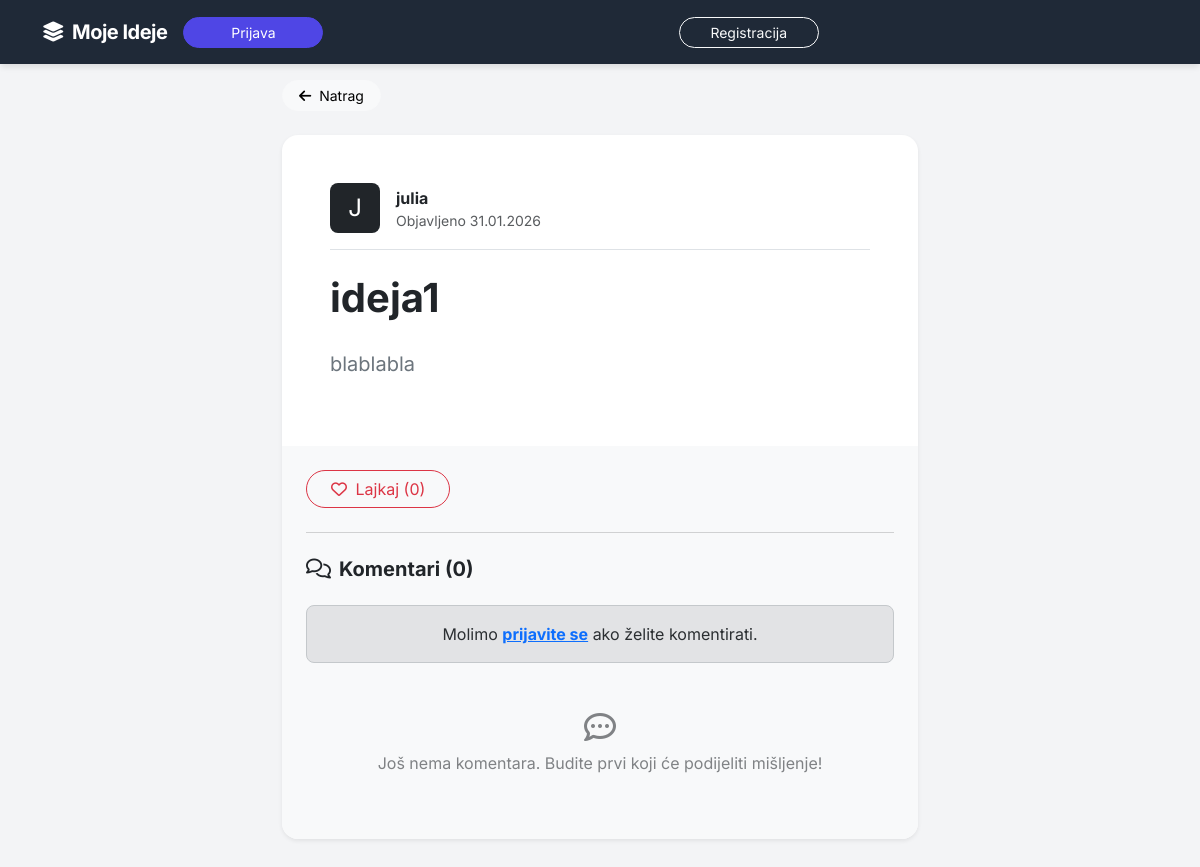
/post/1/, run on an earlier commit of the app's database.
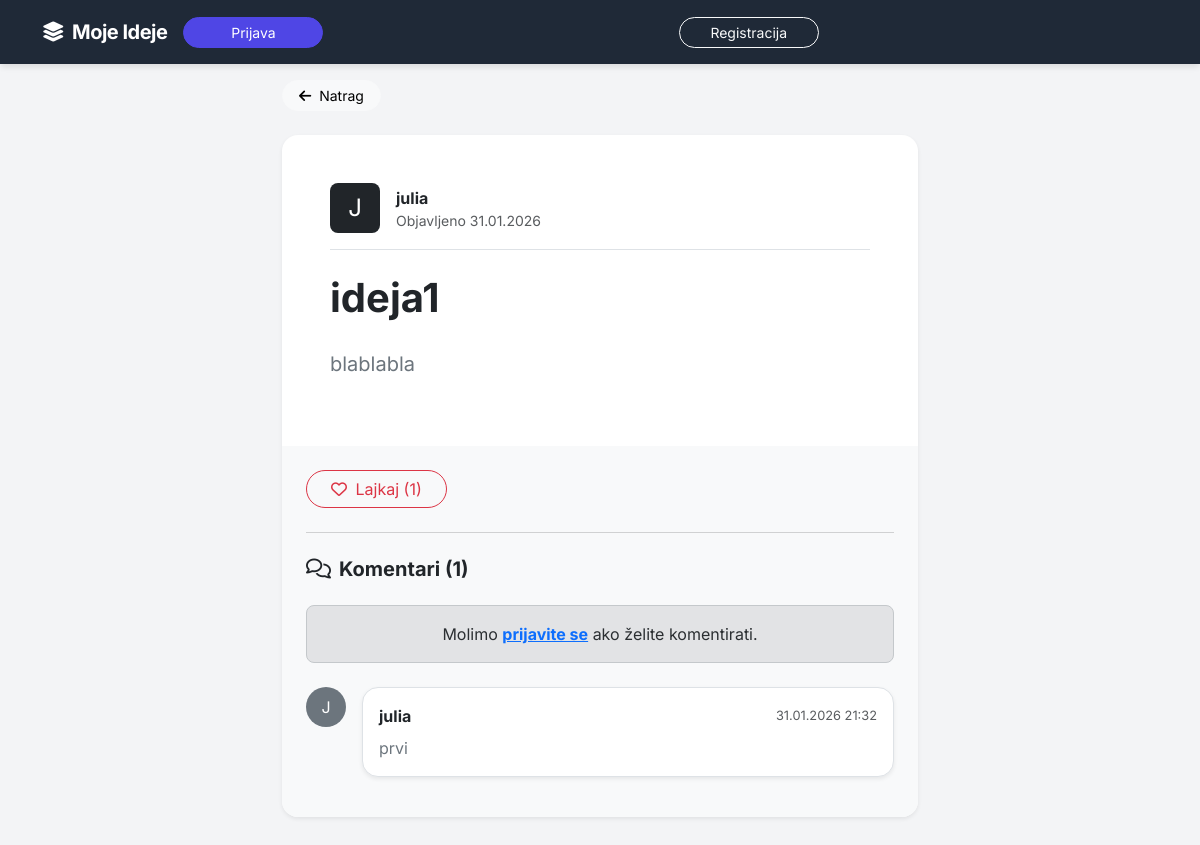
And on a later commit of the database.
### moj_app/models.py (models this page shows, shortened)
class Post(models.Model):
    title = models.CharField(max_length=200, verbose_name="Naslov")
    content = models.TextField(verbose_name="Sadržaj")
    author = models.ForeignKey(User, on_delete=models.CASCADE, related_name='posts')
    created_at = models.DateTimeField(auto_now_add=True)
    updated_at = models.DateTimeField(auto_now=True)
    def total_likes(self):
        return self.likes.count()

class Comment(models.Model):
    post = models.ForeignKey(Post, on_delete=models.CASCADE, related_name='comments')
    author = models.ForeignKey(User, on_delete=models.SET_NULL, null=True, blank=True)
    content = models.TextField(verbose_name="Komentar")
    created_at = models.DateTimeField(auto_now_add=True)
    class Meta:
        ordering = ['-created_at'] # Najnoviji komentari prvi
    @property
    def display_author(self):
        if self.author:
            return self.author.username
        return "Obrisani korisnik"

### moj_app/views.py (the view)
# urls.py: path('post/<int:pk>/', views.post_detail, name='post_detail'),
def post_detail(request, pk):
    post = get_object_or_404(Post, pk=pk)
    comments = post.comments.all()
    is_liked = False
    if request.user.is_authenticated:
        if post.likes.filter(user=request.user).exists():
            is_liked = True
    if request.method == 'POST':
        if not request.user.is_authenticated:
            return redirect('login')
        form = CommentForm(request.POST)
        if form.is_valid():
            comment = form.save(commit=False)
            comment.post = post
            comment.author = request.user
            comment.save()
            return redirect('post_detail', pk=post.pk)
    else:
        form = CommentForm()
    return render(request, 'posts/post_detail.html', {
        'post': post,
        'comments': comments,
        'form': form,
        'is_liked': is_liked
    })

### templates/posts/post_detail.html (shortened to what the changed rows need)
{% extends 'base.html' %}
{% block content %}
<div class="row justify-content-center">
    <div class="col-lg-10">
        <div class="card border-0 shadow-sm rounded-4 overflow-hidden mb-5">
            <div class="card-body p-4 p-lg-5">
                <div class="d-flex align-items-center mb-4 pb-3 border-bottom">
                    <div class="bg-dark text-white rounded-3 d-flex align-items-center justify-content-center me-3" style="width: 50px; height: 50px;">
                        <span class="fs-4">{{ post.author.username|slice:":1"|upper }}</span>
                    </div>
                    <div>
                        <div class="fw-bold">{{ post.author.username }}</div>
                        <div class="text-muted small">Objavljeno {{ post.created_at|date:"d.m.Y" }}</div>
                    </div>
                </div>
                <h1 class="display-6 fw-bold mb-4">{{ post.title }}</h1>
                <div class="content-body fs-5 text-secondary" style="line-height: 1.8;">
                    {{ post.content|linebreaks }}
                </div>
            </div>
            <div class="card-footer bg-light p-4 border-top-0">
                <div class="mb-4">
                    {% if user.is_authenticated %}
                        <form action="{% url 'like_post' post.pk %}" method="POST">
                            {% csrf_token %}
                            <button type="submit" class="btn {% if is_liked %}btn-danger{% else %}btn-outline-danger{% endif %} rounded-pill px-4">
                                <i class="{% if is_liked %}fas{% else %}far{% endif %} fa-heart me-1"></i>
                                {% if is_liked %}Sviđa mi se{% else %}Lajkaj{% endif %}
                                <span class="ms-1 fw-bold">({{ post.total_likes }})</span>
                            </button>
                        </form>
                    {% else %}
                        <a href="{% url 'login' %}" class="btn btn-outline-danger rounded-pill px-4">
                            <i class="far fa-heart me-1"></i> Lajkaj ({{ post.total_likes }})
                        </a>
                    {% endif %}
                </div>
                <hr class="text-muted opacity-25 my-4">
                <h5 class="fw-bold mb-4">
                    <i class="far fa-comments me-2"></i>Komentari ({{ comments.count }})
                </h5>
                {% if user.is_authenticated %}
                    <div class="mb-5">
                        <form method="post">
                            {% csrf_token %}
                            <div class="d-flex gap-2 align-items-start">
                                <div class="flex-grow-1">
                                    {{ form.content }}
                                </div>
                                <button type="submit" class="btn btn-primary px-4 py-2">
                                    <i class="fas fa-paper-plane"></i>
                                </button>
                            </div>
                        </form>
                    </div>
                {% else %}
                    <div class="alert alert-secondary rounded-3 mb-4 text-center">
                        Molimo <a href="{% url 'login' %}" class="fw-bold">prijavite se</a> ako želite komentirati.
                    </div>
                {% endif %}
                <div class="comments-list">
                    {% for comment in comments %}
                        <div class="d-flex gap-3 mb-3">
                            <div class="bg-secondary text-white rounded-circle d-flex align-items-center justify-content-center flex-shrink-0" style="width: 40px; height: 40px;">
                                {{ comment.display_author|slice:":1"|upper }}
                            </div>
                            <div class="bg-white p-3 rounded-4 shadow-sm w-100 border">
                                <div class="d-flex justify-content-between align-items-center mb-2">
                                    <strong class="text-dark">{{ comment.display_author }}</strong>
                                    <small class="text-muted" style="font-size: 0.8rem;">{{ comment.created_at|date:"d.m.Y H:i" }}</small>
                                </div>
                                <p class="mb-0 text-secondary" style="white-space: pre-wrap;">{{ comment.content }}</p>
                            </div>
                        </div>
                    {% empty %}
                        <div class="text-center py-4 text-muted opacity-75">
                            <i class="far fa-comment-dots fa-2x mb-2"></i>
                            <p>Još nema komentara. Budite prvi koji će podijeliti mišljenje!</p>
                        </div>
                    {% endfor %}
                </div>
            </div>
        </div>
    </div>
</div>
{% endblock %}

What changed in the data, as far as the page shows it:
computed for Post "ideja1": total_likes "0" → "1"; count "0" → "1"
added Comment: display_author "J", display_author "julia", created_at "31.01.2026 21:32", content "prvi"
Also different on the page:
text no longer shown: "Još nema komentara. Budite prvi koji će podijeliti mišljenje!"
